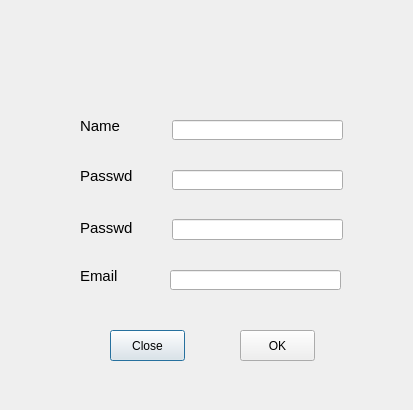
<?xml version="1.0" encoding="UTF-8"?>
<ui version="4.0">
 <class>Register</class>
 <widget class="QDialog" name="Register">
  <property name="geometry">
   <rect>
    <x>0</x>
    <y>0</y>
    <width>413</width>
    <height>410</height>
   </rect>
  </property>
  <property name="windowTitle">
   <string>Dialog</string>
  </property>
  <widget class="QLineEdit" name="nameLineEdit">
   <property name="geometry">
    <rect>
     <x>172</x>
     <y>120</y>
     <width>171</width>
     <height>20</height>
    </rect>
   </property>
  </widget>
  <widget class="QLineEdit" name="passwd2LineEdit">
   <property name="geometry">
    <rect>
     <x>172</x>
     <y>219</y>
     <width>171</width>
     <height>21</height>
    </rect>
   </property>
  </widget>
  <widget class="QLineEdit" name="passwd1LineEdit">
   <property name="geometry">
    <rect>
     <x>172</x>
     <y>170</y>
     <width>171</width>
     <height>20</height>
    </rect>
   </property>
  </widget>
  <widget class="QLineEdit" name="emailLineEdit">
   <property name="geometry">
    <rect>
     <x>170</x>
     <y>270</y>
     <width>171</width>
     <height>20</height>
    </rect>
   </property>
  </widget>
  <widget class="QPushButton" name="closeBtn">
   <property name="geometry">
    <rect>
     <x>110</x>
     <y>330</y>
     <width>75</width>
     <height>31</height>
    </rect>
   </property>
   <property name="text">
    <string>Close</string>
   </property>
  </widget>
  <widget class="QPushButton" name="okBtn">
   <property name="geometry">
    <rect>
     <x>240</x>
     <y>330</y>
     <width>75</width>
     <height>31</height>
    </rect>
   </property>
   <property name="text">
    <string>OK</string>
   </property>
  </widget>
  <widget class="QLabel" name="nameLabel">
   <property name="geometry">
    <rect>
     <x>80</x>
     <y>120</y>
     <width>54</width>
     <height>12</height>
    </rect>
   </property>
   <property name="font">
    <font>
     <pointsize>11</pointsize>
    </font>
   </property>
   <property name="text">
    <string>Name</string>
   </property>
   <property name="alignment">
    <set>Qt::AlignLeading|Qt::AlignLeft|Qt::AlignVCenter</set>
   </property>
  </widget>
  <widget class="QLabel" name="passw1dLabel">
   <property name="geometry">
    <rect>
     <x>80</x>
     <y>170</y>
     <width>54</width>
     <height>12</height>
    </rect>
   </property>
   <property name="font">
    <font>
     <pointsize>11</pointsize>
    </font>
   </property>
   <property name="text">
    <string>Passwd</string>
   </property>
  </widget>
  <widget class="QLabel" name="passw2dLabel">
   <property name="geometry">
    <rect>
     <x>80</x>
     <y>220</y>
     <width>101</width>
     <height>16</height>
    </rect>
   </property>
   <property name="font">
    <font>
     <pointsize>11</pointsize>
    </font>
   </property>
   <property name="text">
    <string>Passwd</string>
   </property>
  </widget>
  <widget class="QLabel" name="emailLabel">
   <property name="geometry">
    <rect>
     <x>80</x>
     <y>270</y>
     <width>54</width>
     <height>12</height>
    </rect>
   </property>
   <property name="font">
    <font>
     <pointsize>11</pointsize>
    </font>
   </property>
   <property name="text">
    <string>Email</string>
   </property>
  </widget>
  <widget class="QLabel" name="label_2">
   <property name="geometry">
    <rect>
     <x>0</x>
     <y>380</y>
     <width>631</width>
     <height>21</height>
    </rect>
   </property>
   <property name="text">
    <string/>
   </property>
   <property name="pixmap">
    <pixmap resource="chat.qrc">:/image/barmazebank.png</pixmap>
   </property>
   <property name="scaledContents">
    <bool>true</bool>
   </property>
  </widget>
  <widget class="QLabel" name="label">
   <property name="geometry">
    <rect>
     <x>0</x>
     <y>0</y>
     <width>1061</width>
     <height>101</height>
    </rect>
   </property>
   <property name="text">
    <string/>
   </property>
   <property name="pixmap">
    <pixmap resource="chat.qrc">:/image/mazebank.png</pixmap>
   </property>
   <property name="scaledContents">
    <bool>true</bool>
   </property>
  </widget>
 </widget>
 <tabstops>
  <tabstop>nameLineEdit</tabstop>
  <tabstop>passwd1LineEdit</tabstop>
  <tabstop>passwd2LineEdit</tabstop>
  <tabstop>emailLineEdit</tabstop>
  <tabstop>okBtn</tabstop>
  <tabstop>closeBtn</tabstop>
 </tabstops>
 <resources>
  <include location="chat.qrc"/>
 </resources>
 <connections/>
</ui>
